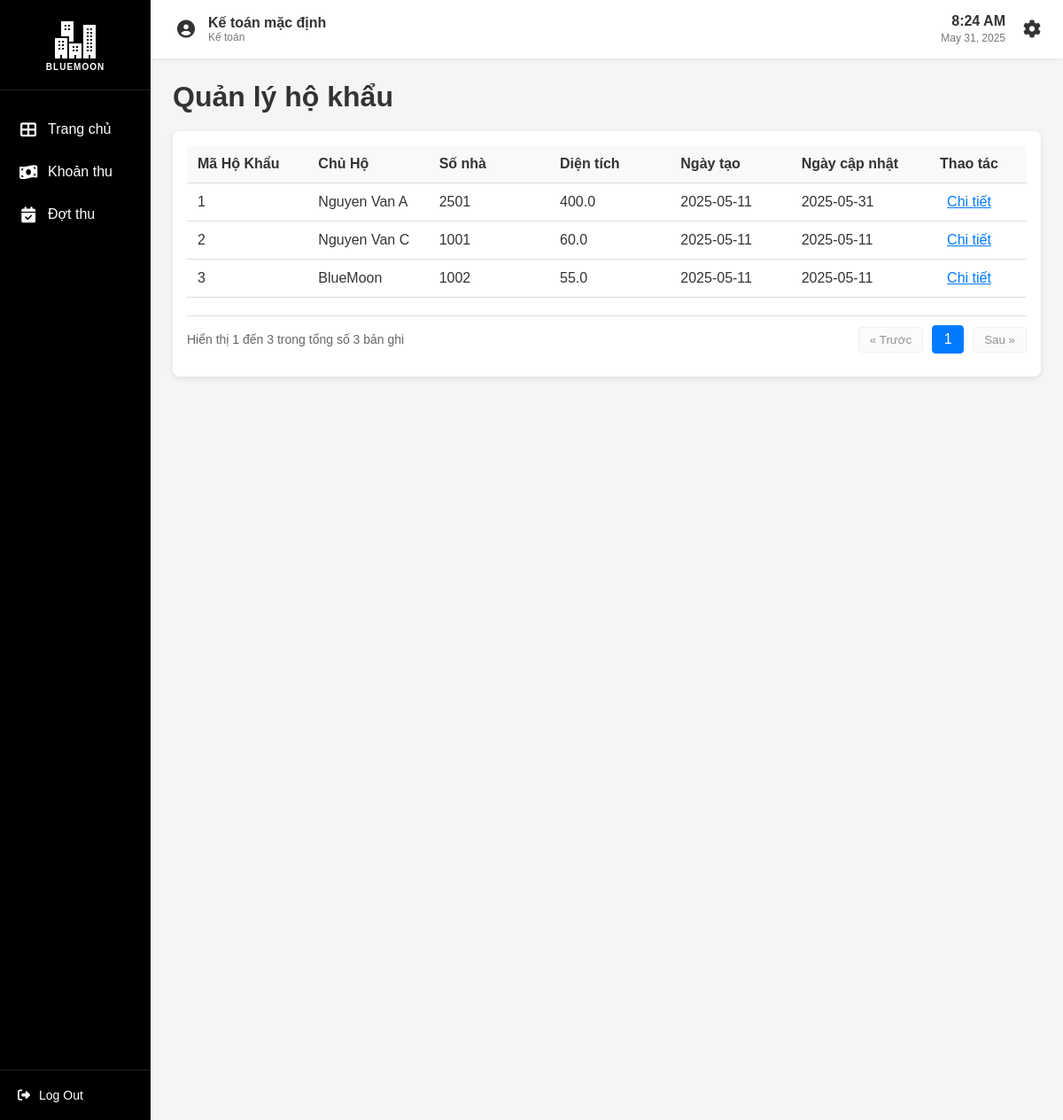
The app's page /hokhau (signed in) with its own data.
### app/model.py (models this page shows, shortened)
class TaiKhoan(db.Model, UserMixin):
    __tablename__ = 'taikhoan'
    id = db.Column(db.Integer, primary_key=True)
    username = db.Column(db.String(50), unique=True, nullable=False)
    password = db.Column(db.String(100), nullable=False)
    vaiTro = db.Column(db.String(50))
    hoTen = db.Column(db.String(100))
    nopphis = db.relationship('NopPhi', backref='taikhoan', lazy=True)

class HoKhau(db.Model):
    __tablename__ = 'hokhau'
    maHoKhau = db.Column(db.Integer, primary_key=True)
    chuHo = db.Column(db.Integer, nullable=False)
    soNha = db.Column(db.String(25), nullable=False)
    ngayLap = db.Column(db.Date)
    ngayCapNhat = db.Column(db.Date)
    dienTich = db.Column(db.Float, nullable=False)
    xeMay = db.Column(db.Integer, default=0)
    oTo = db.Column(db.Integer, default=0)
    lichsuhokhau = db.relationship('LichSuHoKhau', backref='hokhau', lazy=True)
    nhankhau = db.relationship('NhanKhau', backref='hokhau', lazy=True)

class NhanKhau(db.Model):
    __tablename__ = 'nhankhau'
    maNhanKhau = db.Column(db.Integer, primary_key=True)
    hoTen = db.Column(db.String(100), nullable=False)
    ngaySinh = db.Column(db.Date)
    gioiTinh = db.Column(db.String(10))
    quocTich = db.Column(db.String(100))
    noiSinh = db.Column(db.String(100))
    cmnd = db.Column(db.String(25))
    qhVoiChuHo = db.Column(db.String(50))
    trangThai = db.Column(db.String(50))        # 'Thường trú', 'Tạm trú', 'Tạm vắng'
    maHoKhau = db.Column(db.Integer, db.ForeignKey('hokhau.maHoKhau'))
    lichsuhokhau = db.relationship('LichSuHoKhau', backref='nhankhau', lazy=True)
    tamtrutamvang = db.relationship('TamTruTamVang', backref='nhankhau', lazy=True)

### app/routes/hokhau_routes.py (the view)
@hk.route('/hokhau', methods=['GET'])
@login_required
def hokhau():
    hokhaus = HoKhauService.get_all_hokhaus()
    nhankhaus = NhanKhauService.get_all_nhankhau()
    return render_template('hokhau.html', hokhaus=hokhaus, nhankhaus=nhankhaus)

### app/services/hokhau_service.py (called while the page is built)
    @staticmethod
    def get_all_hokhaus():
        return HoKhau.query.all()

    @staticmethod
    def get_all_nhankhau():
        return NhanKhau.query.all()

### app/templates/hokhau.html (shortened to what this page needs)
{% extends "base.html" %}
{% block extra_css %}
<link rel="stylesheet" href="/static/css/hokhau.css">
{% endblock %}
{% block content %}
<div class="container">
    <h1>Quản lý hộ khẩu</h1>
    <div class="card">
        <table class="account-table">
            <thead>
                <tr>
                    <th>Mã Hộ Khẩu</th>
                    <th>Chủ Hộ</th>
                    <th>Số nhà</th>
                    <th>Diện tích</th>
                    <th>Ngày tạo</th>
                    <th>Ngày cập nhật</th>
                    <th class="action-column">Thao tác</th>
                </tr>
            </thead>
            <tbody id="hokhau-table-body">
                {% for hokhau in hokhaus %}
                <tr class="hokhau-row" data-index="{{ loop.index0 }}">
                    <td>{{ hokhau.maHoKhau }}</td>
                    <td>
                        {% if hokhau.chuHo == 0 %}
                            BlueMoon
                        {% else %}
                            {% for nhankhau in nhankhaus %}
                                {% if nhankhau.maNhanKhau == hokhau.chuHo %}
                                    {{ nhankhau.hoTen }}
                                {% endif %}
                            {% endfor %}
                        {% endif %}
                    </td>
                    <td>{{ hokhau.soNha }}</td>
                    <td>{{ hokhau.dienTich }}</td>
                    <td>{{ hokhau.ngayLap }}</td>
                    <td>{{ hokhau.ngayCapNhat }}</td>
                    <td class="action-column">
                        <a href="{{ url_for('hk.hokhau_chitiet', maHoKhau=hokhau.maHoKhau) }}" class="action-button">
                            Chi tiết
                        </a>
                    </td>
                </tr>
                {% endfor %}
            </tbody>
        </table>
        <div class="pagination-container">
            <div class="pagination-info">
                Hiển thị <span id="start-record">1</span> đến <span id="end-record">10</span> trong tổng số <span id="total-records">{{ hokhaus|length }}</span> bản ghi
            </div>
            <div class="pagination-controls">
                <button id="prev-page" class="pagination-button" disabled>&laquo; Trước</button>
                <div id="page-numbers" class="page-numbers">
                </div>
                <button id="next-page" class="pagination-button">Sau &raquo;</button>
            </div>
        </div>
    </div>
</div>
{% endblock %}

### app/templates/base.html (shortened to what this page needs)
<!DOCTYPE html>
<html lang="en">
<head>
    <link rel="stylesheet" href="/static/css/base.css">
    <link rel="stylesheet" href="https://cdnjs.cloudflare.com/ajax/libs/font-awesome/6.4.0/css/all.min.css">
    {% block extra_css %}{% endblock %}
</head>
<body>
    <div class="container">
        <div class="sidebar">
            <div class="logo">
                <img src="/static/images/apartment_white.png" alt="BlueMoon">
                <div class="logo-text"><span class="library-text">BLUEMOON</span></div>
            </div>
            <nav class="sidebar-menu">
                <ul>
                    <li>
                        <a href="{{ url_for('auth.home') }}" class="menu-item {% if request.endpoint == 'auth.home' %}active{% endif %}">
                            <i class="fas fa-th-large"></i>
                            <span>Trang chủ</span>
                        </a>
                    </li>
                    {% if current_user.vaiTro == 'admin' %}
                        <li>
                            <a href="{{ url_for('user.taikhoan') }}" class="menu-item {% if request.endpoint == 'user.taikhoan' %}active{% endif %}">
                                <i class="fas fa-user"></i>
                                <span>Tài khoản</span>
                            </a>
                        </li>
                        <li>
                            <a href="{{ url_for('hk.hokhau') }}" class="menu-item {% if request.endpoint == 'hk.hokhau' %}active{% endif %}">
                                <i class="fas fa-house"></i>
                                <span>Hộ khẩu</span>
                            </a>
                        </li>
                        <li>
                            <a href="{{ url_for('hk.tamtrutamvang') }}" class="menu-item {% if request.endpoint == 'hk.tamtrutamvang' %}active{% endif %}">
                                <i class="fas fa-user-clock"></i>
                                <span>Tạm trú/vắng</span>
                            </a>
                        </li>
                        <li>
                            <a href="{{ url_for('hk.lichsuhokhau') }}" class="menu-item {% if request.endpoint == 'hk.lichsuhokhau' %}active{% endif %}">
                                <i class="fas fa-history"></i>
                                <span>Lịch sử</span>
                            </a>
                        </li>
                    {% elif current_user.vaiTro == 'Kế toán' %}
                        <li>
                            <a href="{{ url_for('tp.khoanthu') }}" class="menu-item {% if request.endpoint == 'tp.khoanthu' %}active{% endif %}">
                                <i class="fas fa-money-bill-wave"></i>
                                <span>Khoản thu</span>
                            </a>
                        </li>
                        <li>
                            <a href="{{ url_for('tp.dotthu') }}" class="menu-item {% if request.endpoint == 'tp.khoanthu' %}active{% endif %}">
                                <i class="fas fa-calendar-check"></i>
                                <span>Đợt thu</span>
                            </a>
                        </li>
                    {% endif %}
                </ul>
            </nav>
            <div class="sidebar-footer">
                <a href="{{ url_for('auth.logout') }}" class="logout-btn">
                    <i class="fas fa-sign-out-alt"></i>
                    <span>Log Out</span>
                </a>
            </div>
        </div>
        <div class="main-content">
            <header class="top-header">
                <div class="user-info">
                    <div class="user-avatar">
                        <i class="fas fa-user-circle"></i>
                    </div>
                    <div class="user-details">
                        <div class="user-name">{{ current_user.hoTen if current_user else 'KháchKhách' }}</div>
                        <div class="user-role">{{ current_user.vaiTro if current_user else '' }}</div>
                    </div>
                </div>
                <div class="header-right">
                    <div class="datetime">
                        <span class="time">{{ current_time }}</span>
                        <span class="date">{{ current_date }}</span>
                    </div>
                    <div class="settings">
                        <a href="#">
                            <i class="fas fa-cog"></i>
                        </a>
                    </div>
                </div>
            </header>
            <div class="content">
                {% block content %}{% endblock %}
            </div>
        </div>
    </div>
</body>
</html>

### app/static/css/base.css (style rules this page uses)
* { margin: 0; padding: 0; box-sizing: border-box; font-family: 'Arial', sans-serif; }
body { background-color: #f5f5f5; color: #333; }
.container { display: flex; height: 100vh; width: 100%; }
.sidebar { width: 170px; height: 100vh; background-color: #000; color: white; display: flex; flex-direction: column; position: fixed; left: 0; top: 0; }
.logo { padding: 20px 15px; border-bottom: 1px solid #222; display: flex; flex-direction: column; align-items: center; text-align: center; }
.logo img { width: 50px; margin-bottom: 5px; }
.logo-text { font-size: 18px; font-weight: bold; color: white; display: block; }
.library-text { font-size: 10px; display: block; margin-top: -5px; text-transform: uppercase; letter-spacing: 1px; }
.sidebar-menu { flex-grow: 1; padding-top: 20px; }
.sidebar-menu ul { list-style: none; }
.menu-item { display: flex; align-items: center; padding: 15px 20px; color: white; text-decoration: none; transition: all 0.3s; }
.menu-item i { margin-right: 10px; font-size: 18px; width: 24px; text-align: center; }
.sidebar-footer { padding: 20px; border-top: 1px solid #222; }
.logout-btn { display: flex; align-items: center; color: white; text-decoration: none; font-size: 14px; }
.logout-btn i { margin-right: 10px; }
.main-content { flex-grow: 1; margin-left: 170px; width: calc(100% - 170px); overflow-y: auto; }
.top-header { background-color: #fff; padding: 15px 25px; display: flex; justify-content: space-between; align-items: center; box-shadow: 0 2px 5px rgba(0,0,0,0.05); }
.user-info { display: flex; align-items: center; }
.user-avatar { width: 30px; height: 30px; border-radius: 50%; margin-right: 10px; display: flex; align-items: center; justify-content: center; color: #333; font-size: 20px; }
.user-details { display: flex; flex-direction: column; }
.user-name { font-weight: bold; font-size: 16px; }
.user-role { font-size: 12px; color: #777; }
.header-right { display: flex; align-items: center; }
.datetime { margin-right: 20px; text-align: right; }
.time { font-weight: bold; font-size: 16px; display: block; }
.date { font-size: 12px; color: #777; }
.settings i { font-size: 20px; color: #333; }
.content { padding: 25px; }

### app/static/css/hokhau.css (style rules this page uses)
.card { width: 100%; background-color: #fff; padding: 16px; border-radius: 8px; box-shadow: 0 2px 6px rgba(0,0,0,0.1); margin-top: 20px; }
.account-table { width: 100%; border-collapse: collapse; table-layout: fixed; }
.account-table th, .account-table td { padding: 12px; border-bottom: 1px solid #ddd; text-align: left; white-space: nowrap; overflow: hidden; text-overflow: ellipsis; }
.account-table th { background-color: #f9f9f9; font-weight: 600; }
.account-table th.action-column, .account-table td.action-column { width: 130px; text-align: center; }
.action-column { text-align: center; width: 80px; gap: 4px; }
.action-button { background: none; border: none; cursor: pointer; font-size: 16px; color: #007bff; }
.container { display: flex; flex-direction: column; height: 100vh; width: 100%; }
.pagination-container { display: flex; justify-content: space-between; align-items: center; margin-top: 20px; padding: 10px 0; border-top: 1px solid #e0e0e0; }
.pagination-info { font-size: 14px; color: #666; }
.pagination-controls { display: flex; align-items: center; gap: 10px; }
.pagination-button { padding: 6px 12px; background-color: #f8f9fa; border: 1px solid #dee2e6; border-radius: 4px; cursor: pointer; color: #212529; transition: background-color 0.2s; }
.pagination-button:disabled { opacity: 0.5; cursor: not-allowed; }
.page-numbers { display: flex; gap: 5px; }
.hokhau-row { display: none; }
.hokhau-row.visible { display: table-row; }

### records on screen
TaiKhoan: hoTen "Kế toán mặc định", vaiTro "Kế toán"
HoKhau: maHoKhau "1", soNha "2501", dienTich "400.0", ngayLap "2025-05-11", ngayCapNhat "2025-05-31"
NhanKhau: hoTen "Nguyen Van A"
HoKhau: maHoKhau "2", soNha "1001", dienTich "60.0", ngayLap "2025-05-11", ngayCapNhat "2025-05-11"
NhanKhau: hoTen "Nguyen Van C"
HoKhau: maHoKhau "3", chuHo "BlueMoon", soNha "1002", dienTich "55.0", ngayLap "2025-05-11", ngayCapNhat "2025-05-11"

### other values on screen
{{ hokhaus|length }} "3"
